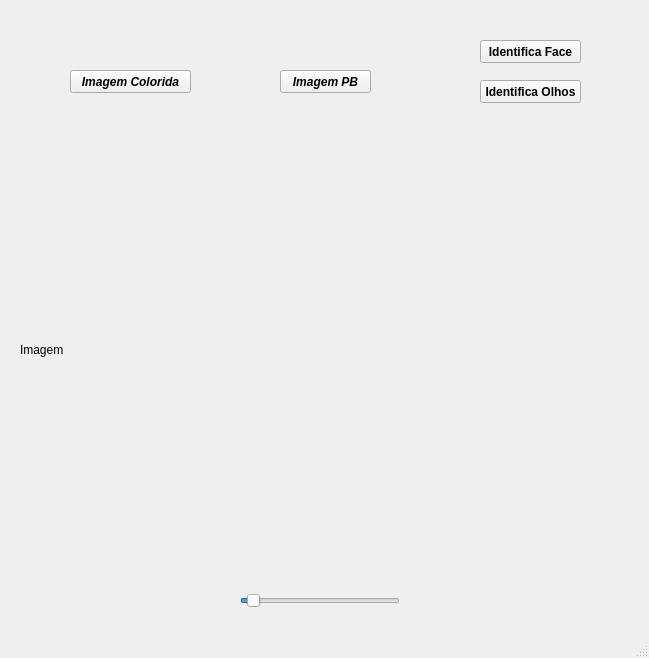
<?xml version="1.0" encoding="UTF-8"?>
<ui version="4.0">
 <class>MainWindow</class>
 <widget class="QMainWindow" name="MainWindow">
  <property name="geometry">
   <rect>
    <x>0</x>
    <y>0</y>
    <width>649</width>
    <height>658</height>
   </rect>
  </property>
  <property name="maximumSize">
   <size>
    <width>1000</width>
    <height>1000</height>
   </size>
  </property>
  <property name="windowTitle">
   <string>MainWindow</string>
  </property>
  <widget class="QWidget" name="centralwidget">
   <widget class="QLabel" name="imagem">
    <property name="geometry">
     <rect>
      <x>20</x>
      <y>150</y>
      <width>600</width>
      <height>400</height>
     </rect>
    </property>
    <property name="minimumSize">
     <size>
      <width>600</width>
      <height>400</height>
     </size>
    </property>
    <property name="maximumSize">
     <size>
      <width>600</width>
      <height>400</height>
     </size>
    </property>
    <property name="text">
     <string>Imagem</string>
    </property>
    <property name="scaledContents">
     <bool>true</bool>
    </property>
   </widget>
   <widget class="QPushButton" name="pushButton_1">
    <property name="geometry">
     <rect>
      <x>70</x>
      <y>70</y>
      <width>121</width>
      <height>23</height>
     </rect>
    </property>
    <property name="font">
     <font>
      <weight>75</weight>
      <italic>true</italic>
      <bold>true</bold>
      <underline>false</underline>
      <strikeout>false</strikeout>
     </font>
    </property>
    <property name="cursor">
     <cursorShape>OpenHandCursor</cursorShape>
    </property>
    <property name="mouseTracking">
     <bool>false</bool>
    </property>
    <property name="text">
     <string>Imagem Colorida</string>
    </property>
    <property name="iconSize">
     <size>
      <width>20</width>
      <height>16</height>
     </size>
    </property>
   </widget>
   <widget class="QPushButton" name="pushButton_2">
    <property name="geometry">
     <rect>
      <x>280</x>
      <y>70</y>
      <width>91</width>
      <height>23</height>
     </rect>
    </property>
    <property name="font">
     <font>
      <weight>75</weight>
      <italic>true</italic>
      <bold>true</bold>
     </font>
    </property>
    <property name="text">
     <string>Imagem PB</string>
    </property>
   </widget>
   <widget class="QPushButton" name="pushButton_3">
    <property name="geometry">
     <rect>
      <x>480</x>
      <y>40</y>
      <width>101</width>
      <height>23</height>
     </rect>
    </property>
    <property name="font">
     <font>
      <weight>75</weight>
      <italic>false</italic>
      <bold>true</bold>
     </font>
    </property>
    <property name="text">
     <string>Identifica Face</string>
    </property>
   </widget>
   <widget class="QPushButton" name="pushButton_4">
    <property name="geometry">
     <rect>
      <x>480</x>
      <y>80</y>
      <width>101</width>
      <height>23</height>
     </rect>
    </property>
    <property name="font">
     <font>
      <weight>75</weight>
      <italic>false</italic>
      <bold>true</bold>
     </font>
    </property>
    <property name="text">
     <string>Identifica Olhos</string>
    </property>
   </widget>
   <widget class="QSlider" name="slider">
    <property name="geometry">
     <rect>
      <x>240</x>
      <y>590</y>
      <width>160</width>
      <height>22</height>
     </rect>
    </property>
    <property name="minimum">
     <number>101</number>
    </property>
    <property name="maximum">
     <number>200</number>
    </property>
    <property name="value">
     <number>105</number>
    </property>
    <property name="orientation">
     <enum>Qt::Horizontal</enum>
    </property>
   </widget>
  </widget>
  <widget class="QMenuBar" name="menubar">
   <property name="geometry">
    <rect>
     <x>0</x>
     <y>0</y>
     <width>649</width>
     <height>21</height>
    </rect>
   </property>
   <property name="defaultUp">
    <bool>false</bool>
   </property>
  </widget>
  <widget class="QStatusBar" name="statusbar"/>
 </widget>
 <resources/>
 <connections/>
</ui>
